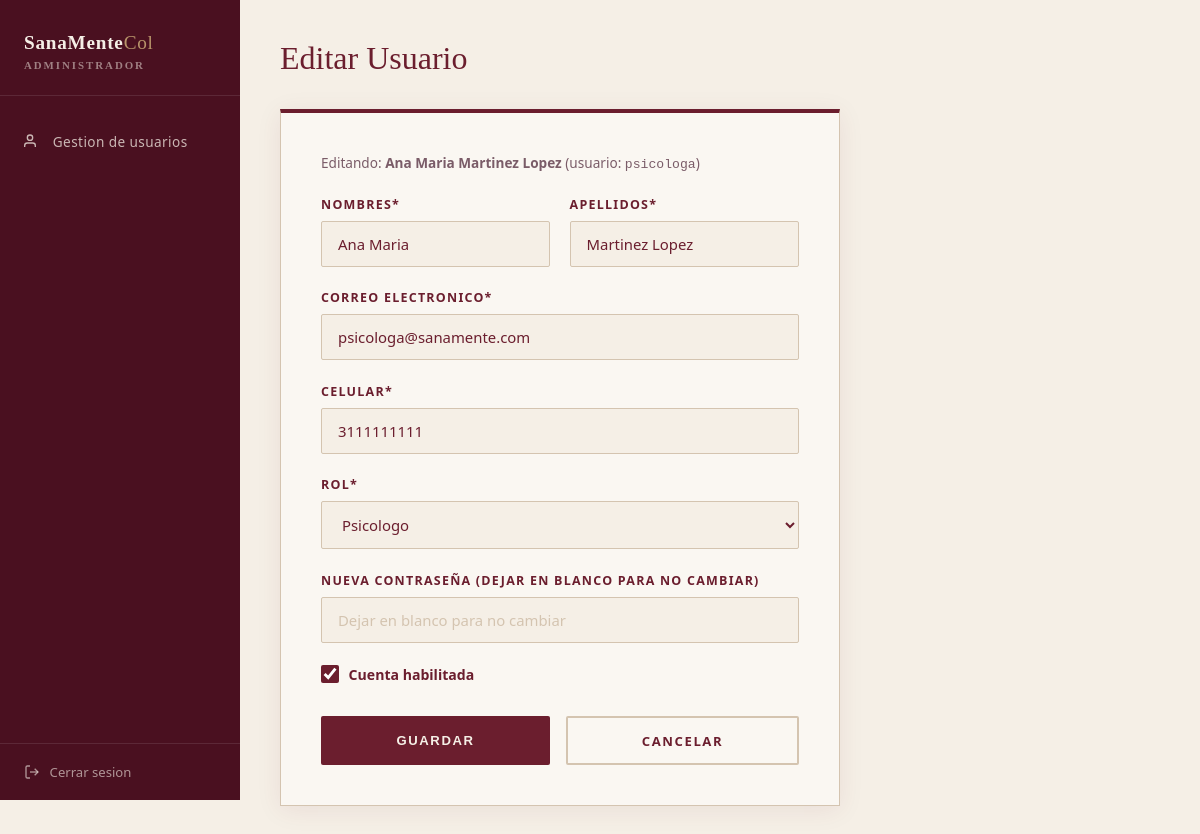
Page /admin-panel/usuarios/2/editar/ (signed in) on the committed database.
### citas/models.py (models this page shows, shortened)
class Usuario(AbstractUser):
    ROL_CHOICES = [
        ('admin', 'Administrador'),
        ('psicologo', 'Psicologo'),
        ('paciente', 'Paciente'),
    ]
    nombre = models.CharField(max_length=80, verbose_name='Nombre')
    apellidos = models.CharField(max_length=80, verbose_name='Apellidos')
    correo = models.EmailField(unique=True, verbose_name='Correo electronico')
    celular = models.CharField(max_length=20, blank=True, verbose_name='Celular')
    rol = models.CharField(max_length=20, choices=ROL_CHOICES, verbose_name='Rol')
    habilitado = models.BooleanField(default=True, verbose_name='Habilitado')
    fecha_registro = models.DateTimeField(auto_now_add=True)
    class Meta:
        verbose_name = 'Usuario'
        verbose_name_plural = 'Usuarios'
    def nombre_completo(self):
        return f'{self.nombre} {self.apellidos}'

### citas/views.py (the view)
        @login_required
        def wrapper(request, *args, **kwargs):
            if request.user.rol not in roles:
                messages.error(request, 'No tienes permiso para acceder a esa pagina.')
                return redirect('dashboard')
            return vista(request, *args, **kwargs)

### citas/forms.py (shortened to what this page needs)
class FormularioEditarUsuario(forms.ModelForm):
    contrasena_nueva = forms.CharField(
        label='Nueva contraseña (dejar en blanco para no cambiar)',
        required=False,
        min_length=6,
        widget=forms.PasswordInput(attrs={'placeholder': 'Dejar en blanco para no cambiar'}),
    )
    class Meta:
        model = Usuario
        fields = ['nombre', 'apellidos', 'correo', 'celular', 'rol', 'habilitado']
        widgets = {
            'nombre': forms.TextInput(),
            'apellidos': forms.TextInput(),
            'correo': forms.EmailInput(),
            'celular': forms.TextInput(),
        }

### citas/views.py (called while the page is built)
def requiere_rol(*roles):
    def decorador(vista):
        @login_required
        def wrapper(request, *args, **kwargs):
            if request.user.rol not in roles:
                messages.error(request, 'No tienes permiso para acceder a esa pagina.')
                return redirect('dashboard')
            return vista(request, *args, **kwargs)
        return wrapper
    return decorador

@requiere_rol('admin')
def editar_usuario(request, usuario_id):
    usuario_obj = get_object_or_404(Usuario, pk=usuario_id)
    formulario = FormularioEditarUsuario(instance=usuario_obj)
    if request.method == 'POST':
        formulario = FormularioEditarUsuario(request.POST, instance=usuario_obj)
        if formulario.is_valid():
            formulario.save()
            messages.success(request, 'Usuario actualizado correctamente.')
            return redirect('panel_admin')
    return render(request, 'admin_crear_usuario.html', {
        'formulario': formulario,
        'accion': 'Editar',
        'usuario_editado': usuario_obj,
    })

### templates/admin_crear_usuario.html (shortened to what this page needs)
{% extends 'base.html' %}
{% load static %}
{% block contenido %}
<div class="app-layout">
  <aside class="sidebar">
    <div class="sidebar-logo">SanaMente<span>Col</span><div class="sidebar-rol">Administrador</div></div>
    <nav class="sidebar-nav">
      <a href="{% url 'panel_admin' %}">
        <svg width="16" height="16" fill="none" stroke="currentColor" stroke-width="2" viewBox="0 0 24 24">
          <path d="M17 21v-2a4 4 0 0 0-4-4H5a4 4 0 0 0-4 4v2"/><circle cx="9" cy="7" r="4"/>
        </svg>
        Gestion de usuarios
      </a>
    </nav>
    <div class="sidebar-salir">
      <a href="{% url 'logout' %}">
        <svg width="16" height="16" fill="none" stroke="currentColor" stroke-width="2" viewBox="0 0 24 24">
          <path d="M9 21H5a2 2 0 0 1-2-2V5a2 2 0 0 1 2-2h4"/>
          <polyline points="16 17 21 12 16 7"/><line x1="21" y1="12" x2="9" y2="12"/>
        </svg>
        Cerrar sesion
      </a>
    </div>
  </aside>
  <main class="main-content">
    <div class="page-header">
      <h1>{{ accion }} Usuario</h1>
    </div>
    <div class="form-card">
      {% if accion == 'Editar' and usuario_editado %}
      <p style="font-size:.85rem; color:var(--texto-medio); margin-bottom:1.5rem;">
        Editando: <strong>{{ usuario_editado.nombre_completo }}</strong>
        (usuario: <code style="font-size:.82rem;">{{ usuario_editado.username }}</code>)
      </p>
      {% endif %}
      <form method="POST">
        <div class="fila-campos">
          <div class="grupo-campo">
            <label>Nombres*</label>
            <input type="text" name="nombre" value="{{ formulario.nombre.value|default:'' }}" placeholder="Nombre" required>
          </div>
          <div class="grupo-campo">
            <label>Apellidos*</label>
            <input type="text" name="apellidos" value="{{ formulario.apellidos.value|default:'' }}" placeholder="Apellidos" required>
          </div>
        </div>
        <div class="grupo-campo">
          <label>Correo electronico*</label>
          <input type="email" name="correo" value="{{ formulario.correo.value|default:'' }}" placeholder="correo@ejemplo.com" required>
        </div>
        <div class="grupo-campo">
          <label>Celular*</label>
          <input type="tel" name="celular" value="{{ formulario.celular.value|default:'' }}" placeholder="Ej: 3001234567">
        </div>
        <div class="grupo-campo">
          <label>Rol*</label>
          <select name="rol" required>
            {% for valor, etiqueta in formulario.fields.rol.choices %}
            <option value="{{ valor }}" {% if formulario.rol.value == valor %}selected{% endif %}>{{ etiqueta }}</option>
            {% endfor %}
          </select>
        </div>
        <div class="grupo-campo">
          <label>{% if accion == 'Crear' %}Contraseña*{% else %}Nueva contraseña (dejar en blanco para no cambiar){% endif %}</label>
          <input type="password" name="{% if accion == 'Crear' %}contrasena{% else %}contrasena_nueva{% endif %}"
            placeholder="{% if accion == 'Crear' %}Minimo 6 caracteres{% else %}Dejar en blanco para no cambiar{% endif %}"
            {% if accion == 'Crear' %}required{% endif %}>
        </div>
        {% if accion == 'Editar' %}
        <div class="checkbox-fila">
          <input type="checkbox" id="habilitado" name="habilitado" {% if formulario.habilitado.value %}checked{% endif %}>
          <label for="habilitado">Cuenta habilitada</label>
        </div>
        {% endif %}
        <div class="botones-form">
          <button type="submit" class="btn-guardar">Guardar</button>
          <a href="{% url 'panel_admin' %}" class="btn-cancelar">Cancelar</a>
        </div>
      </form>
    </div>
  </main>
</div>
{% endblock %}

### static/estilos.css (style rules this page uses)
*, *::before, *::after { box-sizing: border-box; margin: 0; padding: 0; }
:root { --vino: #6B1E2E; --vino-claro: #8B2E42; --vino-oscuro: #4A1020; --beige: #F5EFE6; --beige-medio: #EDE3D5; --beige-oscuro:#D4C4B0; --crema: #FAF7F2; --texto-medio: #7A5C68; --dorado: #B8946A; --fuente-serif: Georgia, 'Times New Roman', serif; --fuente-sans: 'Trebuchet MS', Verdana, system-ui, sans-serif; }
html { scroll-behavior: smooth; }
body { font-family: var(--fuente-sans); background: var(--beige); color: var(--vino); overflow-x: hidden; }
.grupo-campo { margin-bottom: 1.4rem; }
.grupo-campo label { display: block; font-size: .78rem; font-weight: 600; letter-spacing: .1em; text-transform: uppercase; color: var(--vino); margin-bottom: .5rem; }
.grupo-campo input[type="text"], .grupo-campo input[type="password"], .grupo-campo input[type="email"], .grupo-campo input[type="tel"] { width: 100%; padding: .75rem 1rem; background: var(--beige); border: 1px solid var(--beige-oscuro); border-radius: 2px; font-family: var(--fuente-sans); font-size: .93rem; color: var(--vino); outline: none; transition: border-color .25s, box-shadow .25s, background .25s; }
.grupo-campo input::placeholder { color: var(--beige-oscuro); }
.fila-campos { display: grid; grid-template-columns: 1fr 1fr; gap: 0 1.2rem; }
.app-layout { display: flex; min-height: 100vh; }
.main-content { margin-left: 240px; flex: 1; padding: 2.5rem; }
.page-header { margin-bottom: 2rem; }
.page-header h1 { font-family: var(--fuente-serif); font-size: 2rem; font-weight: normal; color: var(--vino); margin-bottom: .3rem; }
.sidebar { width: 240px; background: var(--vino-oscuro); color: var(--beige); display: flex; flex-direction: column; position: fixed; top: 0; left: 0; height: 100vh; z-index: 50; }
.sidebar-logo { padding: 2rem 1.5rem 1.5rem; border-bottom: 1px solid rgba(255,255,255,.1); font-family: var(--fuente-serif); font-size: 1.2rem; font-weight: bold; letter-spacing: .04em; color: var(--beige); }
.sidebar-logo span { color: var(--dorado); font-weight: normal; }
.sidebar-rol { font-size: .68rem; letter-spacing: .18em; text-transform: uppercase; color: rgba(245,239,230,.5); margin-top: .3rem; }
.sidebar-nav { flex: 1; padding: 1.5rem 0; }
.sidebar-nav a { display: flex; align-items: center; gap: .8rem; padding: .75rem 1.5rem; color: rgba(245,239,230,.75); text-decoration: none; font-size: .85rem; letter-spacing: .03em; transition: background .2s, color .2s; }
.sidebar-nav svg { flex-shrink: 0; }
.sidebar-salir { padding: 1.2rem 1.5rem; border-top: 1px solid rgba(255,255,255,.1); }
.sidebar-salir a { display: flex; align-items: center; gap: .6rem; color: rgba(245,239,230,.6); text-decoration: none; font-size: .82rem; transition: color .2s; }
.form-card { background: var(--crema); border: 1px solid var(--beige-oscuro); border-top: 4px solid var(--vino); padding: 2.5rem; max-width: 560px; box-shadow: 0 4px 24px rgba(107,30,46,.08); }
.grupo-campo select { width: 100%; padding: .75rem 1rem; background: var(--beige); border: 1px solid var(--beige-oscuro); border-radius: 2px; font-size: .93rem; color: var(--vino); outline: none; transition: border-color .25s, box-shadow .25s; font-family: inherit; }
.checkbox-fila { display: flex; align-items: center; gap: .6rem; margin-bottom: 1.4rem; }
.checkbox-fila input[type=checkbox] { width: 18px; height: 18px; accent-color: var(--vino); }
.checkbox-fila label { font-size: .88rem; color: var(--vino); font-weight: 600; }
.botones-form { display: flex; gap: 1rem; margin-top: 2rem; }
.btn-guardar { flex: 1; padding: .85rem; background: var(--vino); color: var(--beige); border: none; cursor: pointer; font-size: .82rem; font-weight: 600; letter-spacing: .12em; text-transform: uppercase; border-radius: 2px; transition: background .2s, transform .2s; }
.btn-cancelar { flex: 1; padding: .85rem; background: transparent; color: var(--vino); border: 2px solid var(--beige-oscuro); cursor: pointer; font-size: .82rem; font-weight: 600; letter-spacing: .12em; text-transform: uppercase; border-radius: 2px; text-decoration: none; text-align: center; transition: border-color .2s, background .2s; }

### rows in the picture
Usuario: nombre_completo "Ana Maria Martinez Lopez", username "psicologa", nombre "Ana Maria", apellidos "Martinez Lopez", correo "psicologa@sanamente.com", celular "3111111111", rol "Psicologo"

### other values in the picture
{{ accion }} "Editar"
